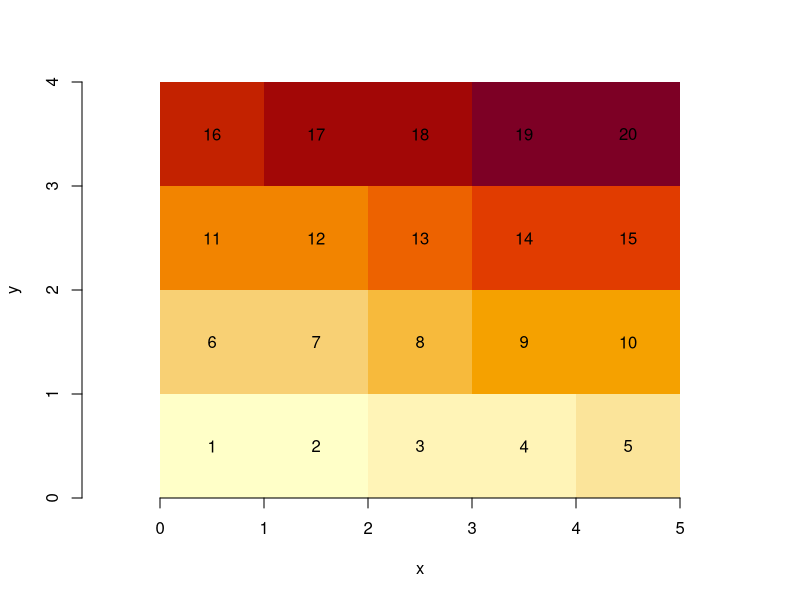
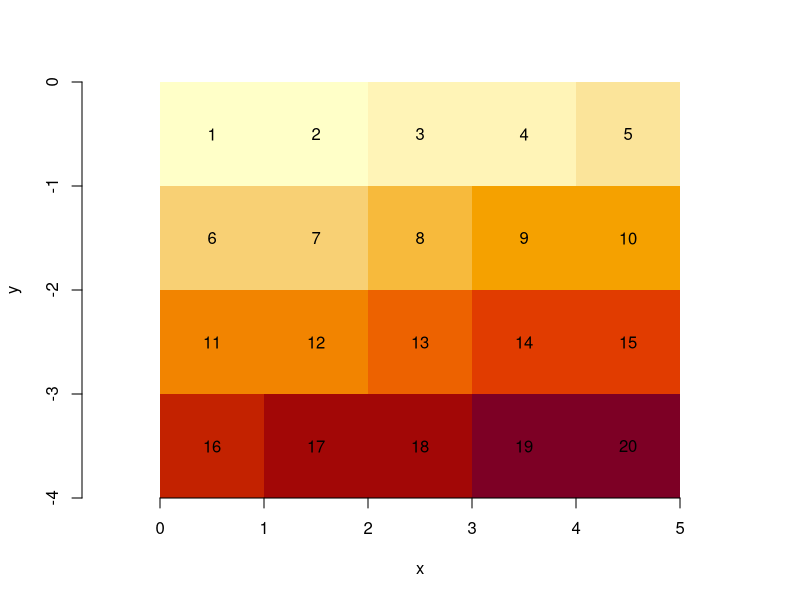
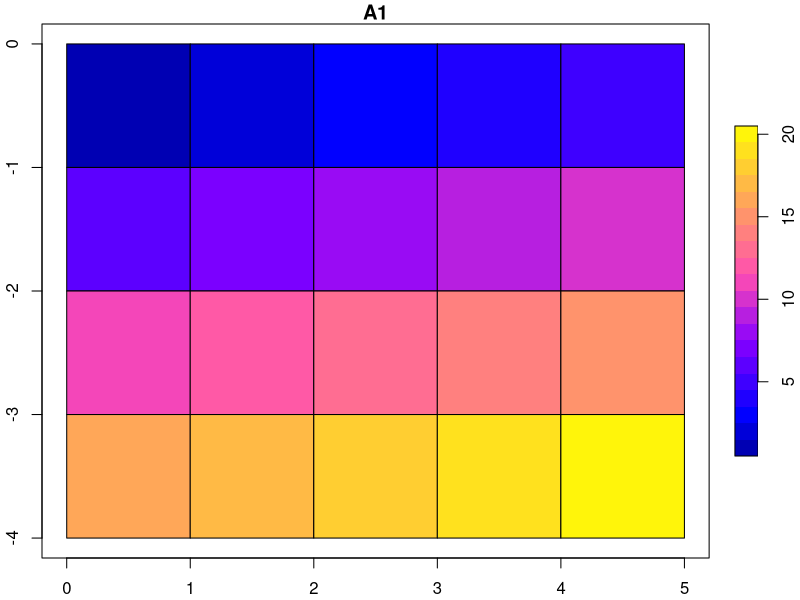
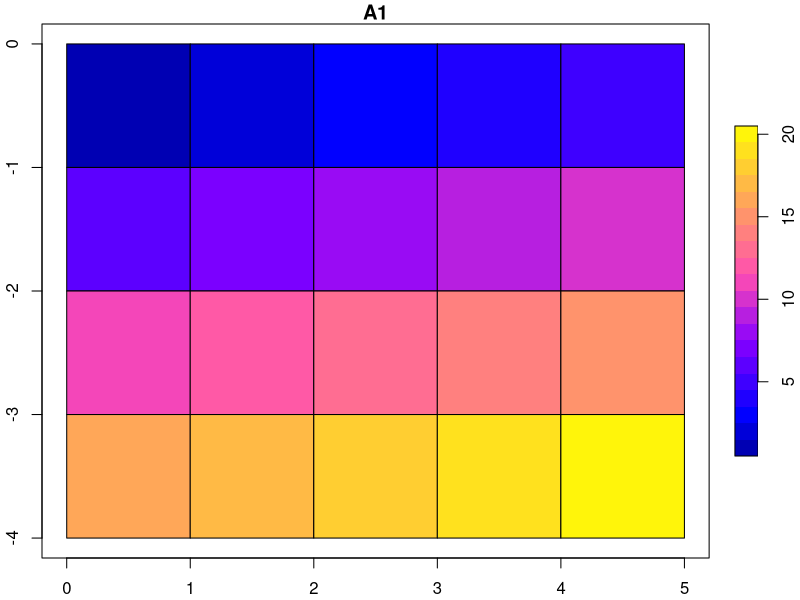
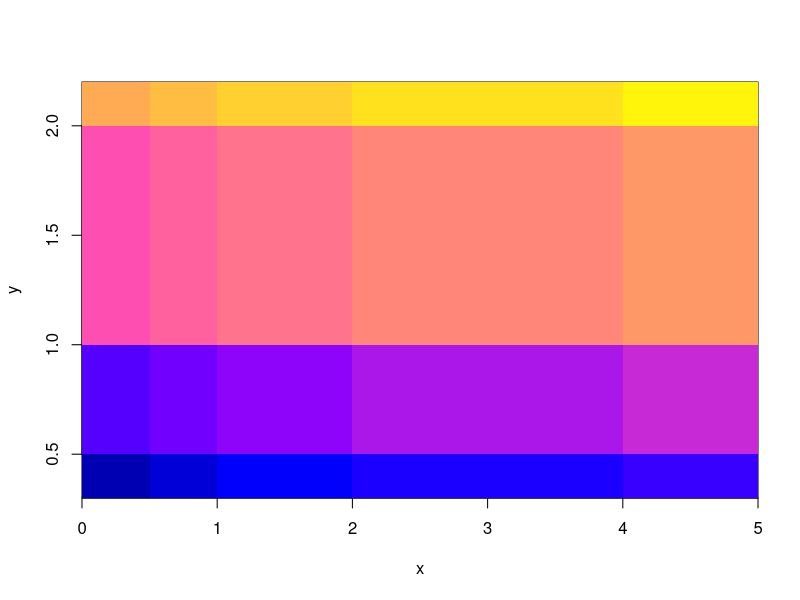
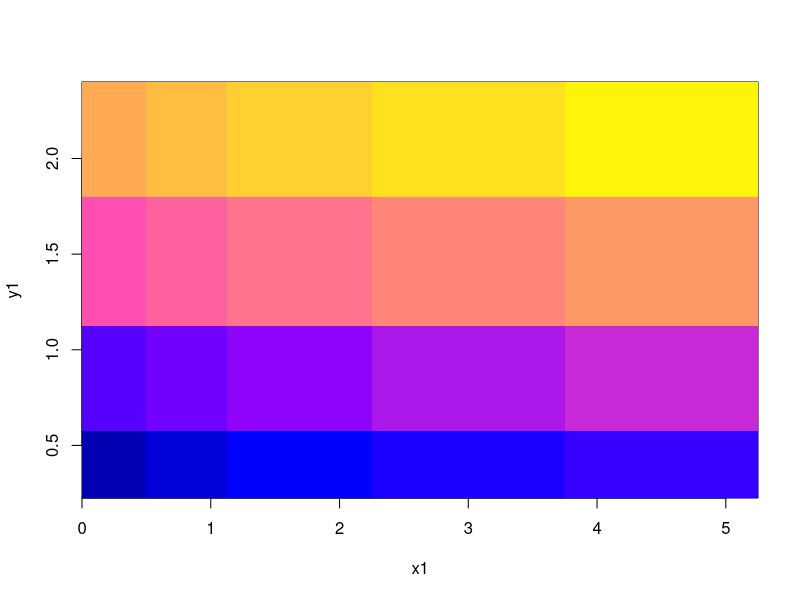

Here is the R script that generated these plots, in order:
## ---- chunk 1
knitr::opts_chunk$set(echo = TRUE)
knitr::opts_chunk$set(collapse = TRUE)
set.seed(13579)
## ---- chunk 2
suppressPackageStartupMessages(library(stars))
m = matrix(1:20, nrow = 5, ncol = 4)
dim(m) = c(x = 5, y = 4) # named dim
(s = st_as_stars(m))
## ---- chunk 3
dim(s[[1]])
## ---- chunk 4
image(s, text_values = TRUE, axes = TRUE)
## ---- chunk 5
attr(s, "dimensions")$y$delta = -1
attr(s, "dimensions")$x$geotransform[6] = -1
attr(s, "dimensions")$y$geotransform[6] = -1
image(s, text_values = TRUE, axes = TRUE)
## ---- chunk 6
tif = system.file("tif/L7_ETMs.tif", package = "stars")
st_dimensions(read_stars(tif))["y"]
## ---- chunk 7
attr(s, "dimensions")$x$geotransform[c(3,5)] = 0.1
attr(s, "dimensions")$y$geotransform[c(3,5)] = 0.1
# FIXME: use image()
plot(st_as_sf(s, as_points = FALSE), axes = TRUE, nbreaks = 20)
## ---- chunk 8
atan2(0.1, 1) * 180 / pi
## ---- chunk 9
attr(s, "dimensions")$x$geotransform[c(3,5)] = c(0.1, 0.2)
attr(s, "dimensions")$y$geotransform[c(3,5)] = c(0.1, 0.2)
plot(st_as_sf(s, as_points = FALSE), axes = TRUE, nbreaks = 20)
## ---- chunk 10
atan2(c(0.1, 0.2), 1) * 180 / pi
## ---- chunk 11
x = c(0,0.5,1,2,4,5)
y = c(0.3,0.5,1,2,2.2)
r = st_as_stars(list(m = m), dimensions = st_dimensions(x = x, y = y))
r
#plot(st_as_sf(r, as_points = FALSE), axes = TRUE, nbreaks = 20)
image(x, y, m, col = sf.colors(21))
x1 = c(0.25,0.75,1.5,3,4.5)
y1 = c(0.4,0.75,1.5,2.1)
image(x1, y1, m, col = sf.colors(21))
